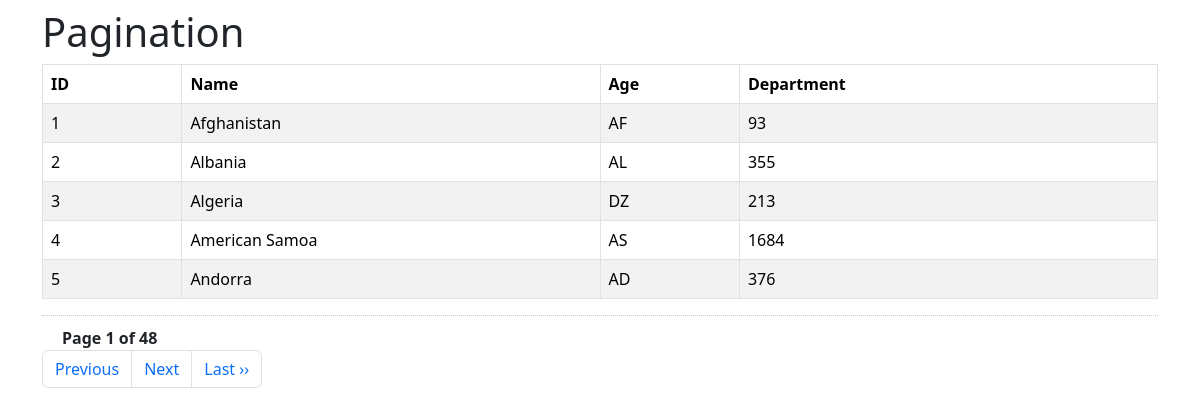
/version2.php, run on the app's committed database.
### tables this page shows
CREATE TABLE `country` (
  `id` int(11) NOT NULL,
  `iso` char(2) NOT NULL,
  `name` varchar(80) NOT NULL,
  `nicename` varchar(80) NOT NULL,
  `iso3` char(3) DEFAULT NULL,
  `numcode` smallint(6) DEFAULT NULL,
  `phonecode` int(5) NOT NULL
);

### version2.php (the view, shortened to what this page needs)
<html>
<head>
    <link href="https://cdn.jsdelivr.net/npm/bootstrap@5.3.2/dist/css/bootstrap.min.css" rel="stylesheet">
</head>
<body>
<?php
 $con = mysqli_connect('localhost', 'root', '');
 if (! $con) {
          die("Connection failed" . mysqli_connect_error());
 } else {
          mysqli_select_db($con, 'pagination');
 }
 if (isset($_GET['page_no']) && $_GET['page_no']!="") {
    $page_no = $_GET['page_no'];
    } else {
        $page_no = 1;
        }
    $total_records_per_page = 5;
    $offset = ($page_no-1) * $total_records_per_page;
    $previous_page = $page_no - 1;
    $next_page = $page_no + 1;
    $result_count = mysqli_query(
    $con,
    "SELECT COUNT(*) As total_records FROM `country`"
    );
    $total_records = mysqli_fetch_array($result_count);
    $total_records = $total_records['total_records'];
    $total_no_of_pages = ceil($total_records / $total_records_per_page);
    ?>
    <div class="container">
    <h1 class="my-2">Pagination</h1>
    <table class="table table-striped table-bordered">
    <thead>
        <tr>
        <th style='width:50px;'>ID</th>
        <th style='width:150px;'>Name</th>
        <th style='width:50px;'>Age</th>
        <th style='width:150px;'>Department</th>
        </tr>
        </thead>
    <tbody>
        <?php
            $result = mysqli_query(
                $con,
                "SELECT * FROM `country` LIMIT $offset, $total_records_per_page"
                );
            while($row = mysqli_fetch_array($result)){
                echo "<tr>
                <td>".$row['id']."</td>
                <td>".$row['nicename']."</td>
                <td>".$row['iso']."</td>
                <td>".$row['phonecode']."</td>
                </tr>";
                    }
        ?>
    </tbody>
    </table>
    <div style='padding: 10px 20px 0px; border-top: dotted 1px #CCC;'>
    <strong>Page <?php echo $page_no." of ".$total_no_of_pages; ?></strong>
    </div>
 <ul class="pagination">
<li class="page-item" <?php if($page_no <= 1){ echo "class='disabled'"; } ?>>
<a class="page-link" <?php if($page_no > 1){
echo "href='?page_no=$previous_page'";
} ?>>Previous</a>
</li>
<li class="page-item" <?php if($page_no >= $total_no_of_pages){
echo "class='disabled'";
} ?>>
<a class="page-link" <?php if($page_no < $total_no_of_pages) {
echo "href='?page_no=$next_page'";
} ?>>Next</a>
</li>
<?php if($page_no < $total_no_of_pages){
echo "<li class='page-item' ><a class='page-link' href='?page_no=$total_no_of_pages'>Last &rsaquo;&rsaquo;</a></li>";
} ?>
</ul>
</div>
</body>
</html>

### data on the page
country: id "1", nicename "Afghanistan", iso "AF", phonecode "93"
country: id "2", nicename "Albania", iso "AL", phonecode "355"
country: id "3", nicename "Algeria", iso "DZ", phonecode "213"
country: id "4", nicename "American Samoa", iso "AS", phonecode "1684"
country: id "5", nicename "Andorra", iso "AD", phonecode "376"

### other printed values
$page_no "1"
$total_no_of_pages "48"
